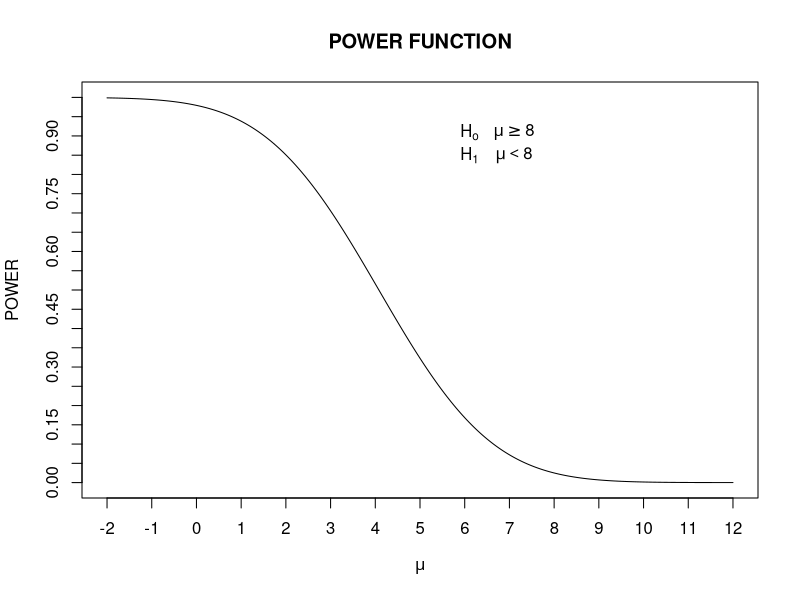

This chart was generated by the following R code:

#postscript("u:/meth1/psfiles/powercurve1.ps",height=9,horizontal=FALSE)



mu0=8
mu1=seq(-2,12,.05)
delta1=-1.96+.5*(mu0-mu1)
pow1=pnorm(delta1)
par(lab=c(11,21,4))
plot(mu1,pow1,type="l",ylim=c(0,1),xlab=expression(mu),ylab="POWER")
text(6.1,.91, expression(H[o]))   
text(7.1,.91, expression( mu >=   8))   
text(6.1,.85,expression(H[1]))   
text(7.1,.85,expression( mu < 8))   
title("POWER FUNCTION")
out = cbind(mu1,pow1)


#graphics.off()
